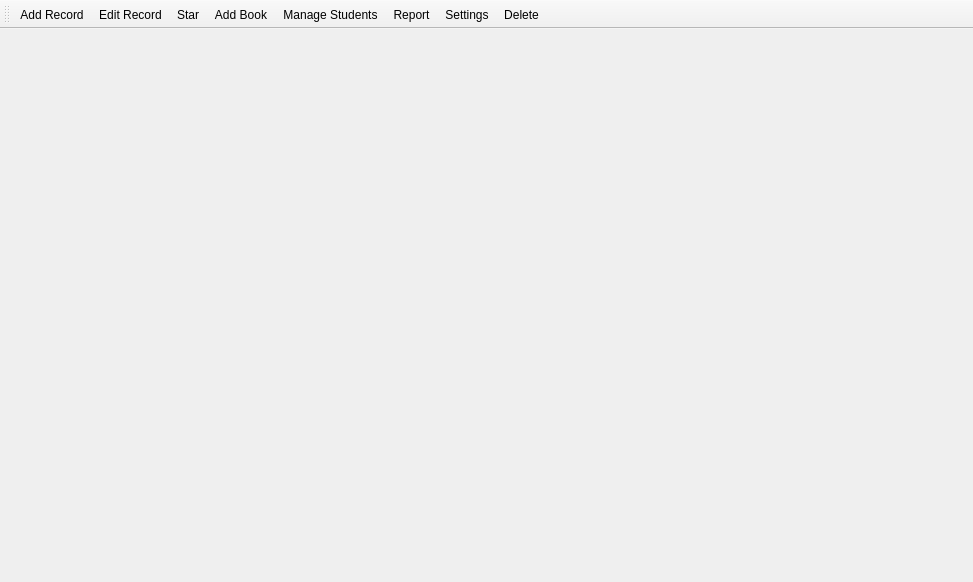
<?xml version="1.0" encoding="UTF-8"?>
<ui version="4.0">
 <class>MainWindow</class>
 <widget class="QMainWindow" name="MainWindow">
  <property name="geometry">
   <rect>
    <x>0</x>
    <y>0</y>
    <width>973</width>
    <height>582</height>
   </rect>
  </property>
  <property name="windowTitle">
   <string>MainWindow</string>
  </property>
  <property name="iconSize">
   <size>
    <width>50</width>
    <height>50</height>
   </size>
  </property>
  <widget class="QWidget" name="centralWidget">
   <widget class="QWidget" name="verticalLayoutWidget">
    <property name="geometry">
     <rect>
      <x>10</x>
      <y>10</y>
      <width>951</width>
      <height>491</height>
     </rect>
    </property>
    <layout class="QVBoxLayout" name="verticalLayout"/>
   </widget>
  </widget>
  <widget class="QToolBar" name="toolBar">
   <property name="windowTitle">
    <string>toolBar</string>
   </property>
   <property name="iconSize">
    <size>
     <width>60</width>
     <height>60</height>
    </size>
   </property>
   <attribute name="toolBarArea">
    <enum>TopToolBarArea</enum>
   </attribute>
   <attribute name="toolBarBreak">
    <bool>false</bool>
   </attribute>
   <addaction name="action_add_record"/>
   <addaction name="action_edit_record"/>
   <addaction name="action_star"/>
   <addaction name="action_add_book"/>
   <addaction name="action_manage_students"/>
   <addaction name="action_report"/>
   <addaction name="action_settings"/>
   <addaction name="action_delete"/>
  </widget>
  <action name="action_add_book">
   <property name="icon">
    <iconset resource="resources.qrc">
     <normaloff>:/rsc/rsc/manage_ebooks_button.png</normaloff>:/rsc/rsc/manage_ebooks_button.png</iconset>
   </property>
   <property name="text">
    <string>Add Book</string>
   </property>
  </action>
  <action name="action_manage_students">
   <property name="icon">
    <iconset resource="resources.qrc">
     <normaloff>:/rsc/rsc/manage_students_button.png</normaloff>:/rsc/rsc/manage_students_button.png</iconset>
   </property>
   <property name="text">
    <string>Manage Students</string>
   </property>
  </action>
  <action name="action_report">
   <property name="icon">
    <iconset resource="resources.qrc">
     <normaloff>:/rsc/rsc/report.png</normaloff>:/rsc/rsc/report.png</iconset>
   </property>
   <property name="text">
    <string>Report</string>
   </property>
  </action>
  <action name="action_delete">
   <property name="icon">
    <iconset resource="resources.qrc">
     <normaloff>:/rsc/rsc/trash_button.png</normaloff>:/rsc/rsc/trash_button.png</iconset>
   </property>
   <property name="text">
    <string>Delete</string>
   </property>
  </action>
  <action name="action_star">
   <property name="icon">
    <iconset resource="resources.qrc">
     <normaloff>:/rsc/rsc/star_button.png</normaloff>:/rsc/rsc/star_button.png</iconset>
   </property>
   <property name="text">
    <string>Star</string>
   </property>
  </action>
  <action name="action_settings">
   <property name="icon">
    <iconset resource="resources.qrc">
     <normaloff>:/rsc/rsc/settings_button.png</normaloff>:/rsc/rsc/settings_button.png</iconset>
   </property>
   <property name="text">
    <string>Settings</string>
   </property>
  </action>
  <action name="action_add_record">
   <property name="icon">
    <iconset resource="resources.qrc">
     <normaloff>:/rsc/rsc/add_record_button.png</normaloff>:/rsc/rsc/add_record_button.png</iconset>
   </property>
   <property name="text">
    <string>Add Record</string>
   </property>
  </action>
  <action name="action_edit_record">
   <property name="icon">
    <iconset resource="resources.qrc">
     <normaloff>:/rsc/rsc/edit_button.png</normaloff>:/rsc/rsc/edit_button.png</iconset>
   </property>
   <property name="text">
    <string>Edit Record</string>
   </property>
  </action>
 </widget>
 <resources>
  <include location="resources.qrc"/>
 </resources>
 <connections/>
</ui>
